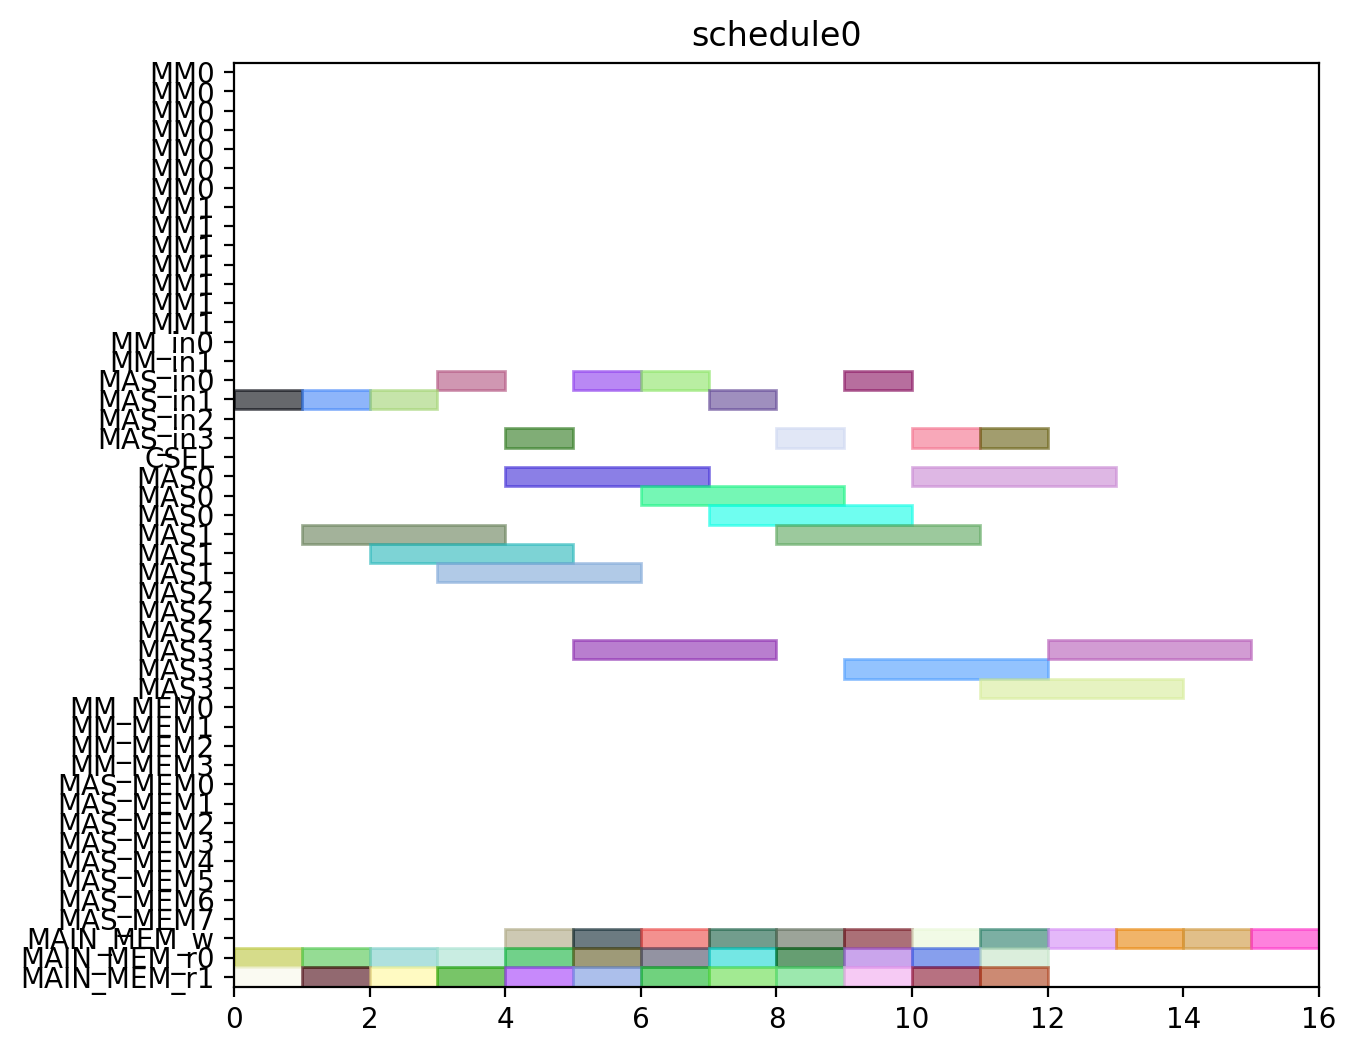

Reproduce this figure in Python.
from pyschedule import Scenario, solvers, plotters, alt


def solve():
	horizon = 120
	S = Scenario("schedule0", horizon=horizon)

	# resource
	MM = S.Resources('MM', num=2, size=7)
	MM_in = S.Resources('MM_in', num=2)
	MAS_in = S.Resources('MAS_in', num=4)
	CSEL = S.Resource('CSEL')
	MAS = S.Resources('MAS', num=4, size=3, periods=range(1, horizon))
	MM_MEM = S.Resources('MM_MEM', num=4)
	MAS_MEM = S.Resources('MAS_MEM', num=8)
	MAIN_MEM_w = S.Resource('MAIN_MEM_w', size=1)
	MAIN_MEM_r = S.Resources('MAIN_MEM_r', num=2)

	# result of previous scheduling

	# new tasks
	c000 = S.Task('c000', length=3, delay_cost=1)
	c000 += alt(MAS)
	c000_in = S.Task('c000_in', length=1, delay_cost=1)
	c000_in += alt(MAS_in)
	S += c000_in*MAS_in[0]<=c000*MAS[0]

	S += c000_in*MAS_in[1]<=c000*MAS[1]

	S += c000_in*MAS_in[2]<=c000*MAS[2]

	S += c000_in*MAS_in[3]<=c000*MAS[3]

	S += 0<c000

	c000_w = S.Task('c000_w', length=1, delay_cost=1)
	c000_w += alt(MAIN_MEM_w)
	S += c000 <= c000_w

	c000_mem0 = S.Task('c000_mem0', length=1, delay_cost=1)
	c000_mem0 += MAIN_MEM_r[0]
	S += c000_mem0 <= c000

	c000_mem1 = S.Task('c000_mem1', length=1, delay_cost=1)
	c000_mem1 += MAIN_MEM_r[1]
	S += c000_mem1 <= c000

	c001 = S.Task('c001', length=3, delay_cost=1)
	c001 += alt(MAS)
	c001_in = S.Task('c001_in', length=1, delay_cost=1)
	c001_in += alt(MAS_in)
	S += c001_in*MAS_in[0]<=c001*MAS[0]

	S += c001_in*MAS_in[1]<=c001*MAS[1]

	S += c001_in*MAS_in[2]<=c001*MAS[2]

	S += c001_in*MAS_in[3]<=c001*MAS[3]

	S += 0<c001

	c001_w = S.Task('c001_w', length=1, delay_cost=1)
	c001_w += alt(MAIN_MEM_w)
	S += c001 <= c001_w

	c001_mem0 = S.Task('c001_mem0', length=1, delay_cost=1)
	c001_mem0 += MAIN_MEM_r[0]
	S += c001_mem0 <= c001

	c001_mem1 = S.Task('c001_mem1', length=1, delay_cost=1)
	c001_mem1 += MAIN_MEM_r[1]
	S += c001_mem1 <= c001

	c010 = S.Task('c010', length=3, delay_cost=1)
	c010 += alt(MAS)
	c010_in = S.Task('c010_in', length=1, delay_cost=1)
	c010_in += alt(MAS_in)
	S += c010_in*MAS_in[0]<=c010*MAS[0]

	S += c010_in*MAS_in[1]<=c010*MAS[1]

	S += c010_in*MAS_in[2]<=c010*MAS[2]

	S += c010_in*MAS_in[3]<=c010*MAS[3]

	S += 0<c010

	c010_w = S.Task('c010_w', length=1, delay_cost=1)
	c010_w += alt(MAIN_MEM_w)
	S += c010 <= c010_w

	c010_mem0 = S.Task('c010_mem0', length=1, delay_cost=1)
	c010_mem0 += MAIN_MEM_r[0]
	S += c010_mem0 <= c010

	c010_mem1 = S.Task('c010_mem1', length=1, delay_cost=1)
	c010_mem1 += MAIN_MEM_r[1]
	S += c010_mem1 <= c010

	c011 = S.Task('c011', length=3, delay_cost=1)
	c011 += alt(MAS)
	c011_in = S.Task('c011_in', length=1, delay_cost=1)
	c011_in += alt(MAS_in)
	S += c011_in*MAS_in[0]<=c011*MAS[0]

	S += c011_in*MAS_in[1]<=c011*MAS[1]

	S += c011_in*MAS_in[2]<=c011*MAS[2]

	S += c011_in*MAS_in[3]<=c011*MAS[3]

	S += 0<c011

	c011_w = S.Task('c011_w', length=1, delay_cost=1)
	c011_w += alt(MAIN_MEM_w)
	S += c011 <= c011_w

	c011_mem0 = S.Task('c011_mem0', length=1, delay_cost=1)
	c011_mem0 += MAIN_MEM_r[0]
	S += c011_mem0 <= c011

	c011_mem1 = S.Task('c011_mem1', length=1, delay_cost=1)
	c011_mem1 += MAIN_MEM_r[1]
	S += c011_mem1 <= c011

	c100 = S.Task('c100', length=3, delay_cost=1)
	c100 += alt(MAS)
	c100_in = S.Task('c100_in', length=1, delay_cost=1)
	c100_in += alt(MAS_in)
	S += c100_in*MAS_in[0]<=c100*MAS[0]

	S += c100_in*MAS_in[1]<=c100*MAS[1]

	S += c100_in*MAS_in[2]<=c100*MAS[2]

	S += c100_in*MAS_in[3]<=c100*MAS[3]

	S += 0<c100

	c100_w = S.Task('c100_w', length=1, delay_cost=1)
	c100_w += alt(MAIN_MEM_w)
	S += c100 <= c100_w

	c100_mem0 = S.Task('c100_mem0', length=1, delay_cost=1)
	c100_mem0 += MAIN_MEM_r[0]
	S += c100_mem0 <= c100

	c100_mem1 = S.Task('c100_mem1', length=1, delay_cost=1)
	c100_mem1 += MAIN_MEM_r[1]
	S += c100_mem1 <= c100

	c101 = S.Task('c101', length=3, delay_cost=1)
	c101 += alt(MAS)
	c101_in = S.Task('c101_in', length=1, delay_cost=1)
	c101_in += alt(MAS_in)
	S += c101_in*MAS_in[0]<=c101*MAS[0]

	S += c101_in*MAS_in[1]<=c101*MAS[1]

	S += c101_in*MAS_in[2]<=c101*MAS[2]

	S += c101_in*MAS_in[3]<=c101*MAS[3]

	S += 0<c101

	c101_w = S.Task('c101_w', length=1, delay_cost=1)
	c101_w += alt(MAIN_MEM_w)
	S += c101 <= c101_w

	c101_mem0 = S.Task('c101_mem0', length=1, delay_cost=1)
	c101_mem0 += MAIN_MEM_r[0]
	S += c101_mem0 <= c101

	c101_mem1 = S.Task('c101_mem1', length=1, delay_cost=1)
	c101_mem1 += MAIN_MEM_r[1]
	S += c101_mem1 <= c101

	c110 = S.Task('c110', length=3, delay_cost=1)
	c110 += alt(MAS)
	c110_in = S.Task('c110_in', length=1, delay_cost=1)
	c110_in += alt(MAS_in)
	S += c110_in*MAS_in[0]<=c110*MAS[0]

	S += c110_in*MAS_in[1]<=c110*MAS[1]

	S += c110_in*MAS_in[2]<=c110*MAS[2]

	S += c110_in*MAS_in[3]<=c110*MAS[3]

	S += 0<c110

	c110_w = S.Task('c110_w', length=1, delay_cost=1)
	c110_w += alt(MAIN_MEM_w)
	S += c110 <= c110_w

	c110_mem0 = S.Task('c110_mem0', length=1, delay_cost=1)
	c110_mem0 += MAIN_MEM_r[0]
	S += c110_mem0 <= c110

	c110_mem1 = S.Task('c110_mem1', length=1, delay_cost=1)
	c110_mem1 += MAIN_MEM_r[1]
	S += c110_mem1 <= c110

	c111 = S.Task('c111', length=3, delay_cost=1)
	c111 += alt(MAS)
	c111_in = S.Task('c111_in', length=1, delay_cost=1)
	c111_in += alt(MAS_in)
	S += c111_in*MAS_in[0]<=c111*MAS[0]

	S += c111_in*MAS_in[1]<=c111*MAS[1]

	S += c111_in*MAS_in[2]<=c111*MAS[2]

	S += c111_in*MAS_in[3]<=c111*MAS[3]

	S += 0<c111

	c111_w = S.Task('c111_w', length=1, delay_cost=1)
	c111_w += alt(MAIN_MEM_w)
	S += c111 <= c111_w

	c111_mem0 = S.Task('c111_mem0', length=1, delay_cost=1)
	c111_mem0 += MAIN_MEM_r[0]
	S += c111_mem0 <= c111

	c111_mem1 = S.Task('c111_mem1', length=1, delay_cost=1)
	c111_mem1 += MAIN_MEM_r[1]
	S += c111_mem1 <= c111

	c200 = S.Task('c200', length=3, delay_cost=1)
	c200 += alt(MAS)
	c200_in = S.Task('c200_in', length=1, delay_cost=1)
	c200_in += alt(MAS_in)
	S += c200_in*MAS_in[0]<=c200*MAS[0]

	S += c200_in*MAS_in[1]<=c200*MAS[1]

	S += c200_in*MAS_in[2]<=c200*MAS[2]

	S += c200_in*MAS_in[3]<=c200*MAS[3]

	S += 0<c200

	c200_w = S.Task('c200_w', length=1, delay_cost=1)
	c200_w += alt(MAIN_MEM_w)
	S += c200 <= c200_w

	c200_mem0 = S.Task('c200_mem0', length=1, delay_cost=1)
	c200_mem0 += MAIN_MEM_r[0]
	S += c200_mem0 <= c200

	c200_mem1 = S.Task('c200_mem1', length=1, delay_cost=1)
	c200_mem1 += MAIN_MEM_r[1]
	S += c200_mem1 <= c200

	c201 = S.Task('c201', length=3, delay_cost=1)
	c201 += alt(MAS)
	c201_in = S.Task('c201_in', length=1, delay_cost=1)
	c201_in += alt(MAS_in)
	S += c201_in*MAS_in[0]<=c201*MAS[0]

	S += c201_in*MAS_in[1]<=c201*MAS[1]

	S += c201_in*MAS_in[2]<=c201*MAS[2]

	S += c201_in*MAS_in[3]<=c201*MAS[3]

	S += 0<c201

	c201_w = S.Task('c201_w', length=1, delay_cost=1)
	c201_w += alt(MAIN_MEM_w)
	S += c201 <= c201_w

	c201_mem0 = S.Task('c201_mem0', length=1, delay_cost=1)
	c201_mem0 += MAIN_MEM_r[0]
	S += c201_mem0 <= c201

	c201_mem1 = S.Task('c201_mem1', length=1, delay_cost=1)
	c201_mem1 += MAIN_MEM_r[1]
	S += c201_mem1 <= c201

	c210 = S.Task('c210', length=3, delay_cost=1)
	c210 += alt(MAS)
	c210_in = S.Task('c210_in', length=1, delay_cost=1)
	c210_in += alt(MAS_in)
	S += c210_in*MAS_in[0]<=c210*MAS[0]

	S += c210_in*MAS_in[1]<=c210*MAS[1]

	S += c210_in*MAS_in[2]<=c210*MAS[2]

	S += c210_in*MAS_in[3]<=c210*MAS[3]

	S += 0<c210

	c210_w = S.Task('c210_w', length=1, delay_cost=1)
	c210_w += alt(MAIN_MEM_w)
	S += c210 <= c210_w

	c210_mem0 = S.Task('c210_mem0', length=1, delay_cost=1)
	c210_mem0 += MAIN_MEM_r[0]
	S += c210_mem0 <= c210

	c210_mem1 = S.Task('c210_mem1', length=1, delay_cost=1)
	c210_mem1 += MAIN_MEM_r[1]
	S += c210_mem1 <= c210

	c211 = S.Task('c211', length=3, delay_cost=1)
	c211 += alt(MAS)
	c211_in = S.Task('c211_in', length=1, delay_cost=1)
	c211_in += alt(MAS_in)
	S += c211_in*MAS_in[0]<=c211*MAS[0]

	S += c211_in*MAS_in[1]<=c211*MAS[1]

	S += c211_in*MAS_in[2]<=c211*MAS[2]

	S += c211_in*MAS_in[3]<=c211*MAS[3]

	S += 0<c211

	c211_w = S.Task('c211_w', length=1, delay_cost=1)
	c211_w += alt(MAIN_MEM_w)
	S += c211 <= c211_w

	c211_mem0 = S.Task('c211_mem0', length=1, delay_cost=1)
	c211_mem0 += MAIN_MEM_r[0]
	S += c211_mem0 <= c211

	c211_mem1 = S.Task('c211_mem1', length=1, delay_cost=1)
	c211_mem1 += MAIN_MEM_r[1]
	S += c211_mem1 <= c211

	solvers.mip.solve(S,msg=1,kind='CPLEX',ratio_gap=1.01)

	solution = [['hoge']*len(S.solution()[1]) for i in range(len(S.solution()))]
	for i in range(len(S.solution())):
		for j in range(len(S.solution()[i])):
			solution[i][j]=str(S.solution()[i][j])
	print(solution)

	cycles = int(solution[-1][3])

	pic_file_name = "/mnt/rose/usr1/fukuda/ABE/multiRAM_multiMAS_16mux/scheduling_result/stage7MM2_stage3MAS4/CONJ/schedule0.png"
	if(S.solution() != []):
		plotters.matplotlib.plot(S,img_filename=pic_file_name, show_task_labels=False, fig_size=(cycles*0.25+3, 6))

	return solution
